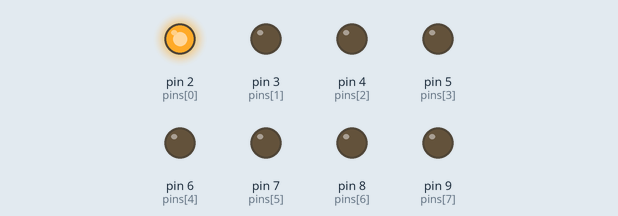
The sketch below on a simulated Arduino Uno, built with avr-gcc and run on an emulated ATmega328P. Shown: output pins drawn as LEDs (lit = HIGH).

Above: at 0.05 s.
At 0.55 s:
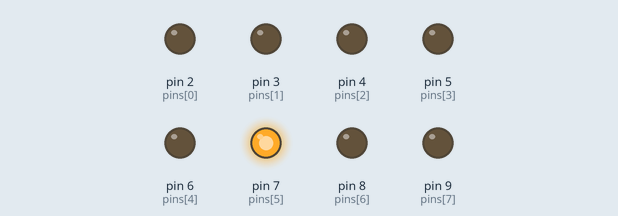
At 1.15 s:
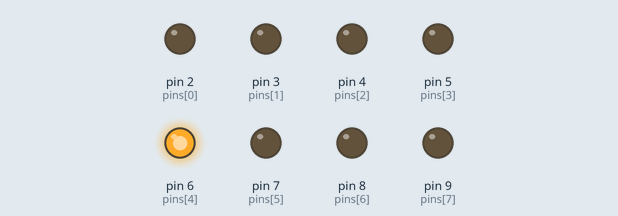
At 1.75 s:
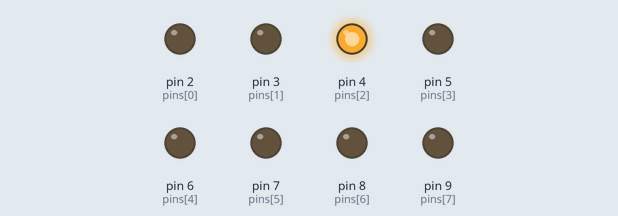
At 2.3 s:
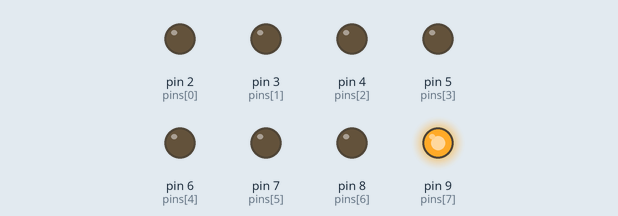
At 3.35 s:
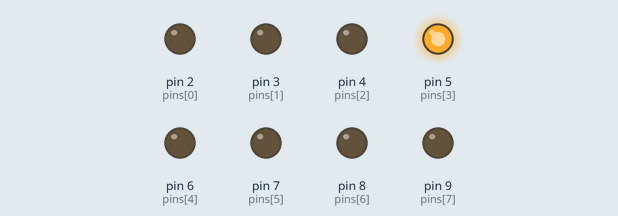
Timing chart, 0 to 3.6 s (numbered marks = the images above):
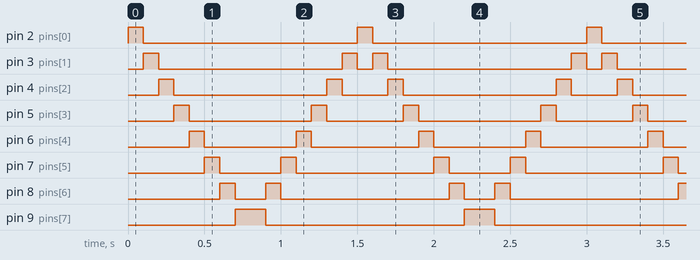

Measured:
- by itself, pin 2 (pins[0]): alternates HIGH for 0.10 s and LOW for 1.4 s
- by itself, pin 3 (pins[1]): repeats every 1.5 s: LOW 1.2 s, HIGH 0.10 s, LOW 0.10 s, HIGH 0.10 s
- by itself, pin 4 (pins[2]): repeats every 1.5 s: LOW 1.0 s, HIGH 0.10 s, LOW 0.30 s, HIGH 0.10 s
- by itself, pin 5 (pins[3]): repeats every 1.5 s: LOW 0.80 s, HIGH 0.10 s, LOW 0.50 s, HIGH 0.10 s
- by itself, pin 6 (pins[4]): alternates HIGH for 0.10 s and LOW for 0.65 s
- by itself, pin 7 (pins[5]): repeats every 1.5 s: LOW 0.40 s, HIGH 0.10 s, LOW 0.90 s, HIGH 0.10 s
- by itself, pin 8 (pins[6]): repeats every 1.5 s: LOW 0.20 s, HIGH 0.10 s, LOW 1.1 s, HIGH 0.10 s
- by itself, pin 9 (pins[7]): alternates HIGH for 0.20 s and LOW for 1.3 s

The sketch:

chasing_lights.ino
```cpp
int pinsTotal = 8;
int pins[] = {2,3,4,5,6,7,8,9};

// the setup function runs once when you press reset or power the board
void setup() {
for(int i=0; i<pinsTotal; i=i+1) {
  pinMode(pins[i], OUTPUT);
}
}

// the loop function runs over and over again forever
void loop() {
  for(int i=0; i<pinsTotal; i=i+1) {
    digitalWrite(pins[i], HIGH);
    delay(100);
    digitalWrite(pins[i], LOW);
  }
  for(int i=pinsTotal-1; i>0; i=i-1) {
    digitalWrite(pins[i], HIGH);
    delay(100);
    digitalWrite(pins[i], LOW);
  }
}
```
